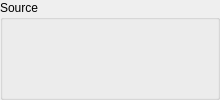
       <widget class="QGroupBox" name="Source_groupBox">
        <property name="sizePolicy">
         <sizepolicy hsizetype="Fixed" vsizetype="Fixed">
          <horstretch>0</horstretch>
          <verstretch>0</verstretch>
         </sizepolicy>
        </property>
        <property name="title">
         <string>Source</string>
        </property>
        <layout class="QHBoxLayout" name="horizontalLayout">
         <item>
          <spacer name="horizontalSpacer_5">
           <property name="orientation">
            <enum>Qt::Horizontal</enum>
           </property>
           <property name="sizeHint" stdset="0">
            <size>
             <width>21</width>
             <height>20</height>
            </size>
           </property>
          </spacer>
         </item>
         <item>
          <widget class="QPushButton" name="File_OpenSource_button">
           <property name="sizePolicy">
            <sizepolicy hsizetype="Fixed" vsizetype="Fixed">
             <horstretch>0</horstretch>
             <verstretch>0</verstretch>
            </sizepolicy>
           </property>
           <property name="minimumSize">
            <size>
             <width>32</width>
             <height>32</height>
            </size>
           </property>
           <property name="maximumSize">
            <size>
             <width>32</width>
             <height>32</height>
            </size>
           </property>
           <property name="toolTip">
            <string>Open</string>
           </property>
           <property name="toolTipDuration">
            <number>-1</number>
           </property>
           <property name="statusTip">
            <string>Open</string>
           </property>
           <property name="styleSheet">
            <string notr="true"/>
           </property>
           <property name="text">
            <string/>
           </property>
           <property name="icon">
            <iconset>
             <normaloff>Icons/folder_open_icon_135604.png</normaloff>Icons/folder_open_icon_135604.png</iconset>
           </property>
           <property name="iconSize">
            <size>
             <width>29</width>
             <height>29</height>
            </size>
           </property>
           <property name="autoDefault">
            <bool>false</bool>
           </property>
           <property name="flat">
            <bool>true</bool>
           </property>
          </widget>
         </item>
         <item>
          <spacer name="horizontalSpacer">
           <property name="orientation">
            <enum>Qt::Horizontal</enum>
           </property>
           <property name="sizeType">
            <enum>QSizePolicy::Expanding</enum>
           </property>
           <property name="sizeHint" stdset="0">
            <size>
             <width>21</width>
             <height>20</height>
            </size>
           </property>
          </spacer>
         </item>
         <item>
          <widget class="QPushButton" name="File_ExportAs_Source_button">
           <property name="enabled">
            <bool>false</bool>
           </property>
           <property name="sizePolicy">
            <sizepolicy hsizetype="Fixed" vsizetype="Fixed">
             <horstretch>0</horstretch>
             <verstretch>0</verstretch>
            </sizepolicy>
           </property>
           <property name="minimumSize">
            <size>
             <width>32</width>
             <height>32</height>
            </size>
           </property>
           <property name="maximumSize">
            <size>
             <width>32</width>
             <height>32</height>
            </size>
           </property>
           <property name="toolTip">
            <string>Export As</string>
           </property>
           <property name="statusTip">
            <string>Export As</string>
           </property>
           <property name="text">
            <string/>
           </property>
           <property name="icon">
            <iconset>
             <normaloff>Icons/png_3304.png</normaloff>Icons/png_3304.png</iconset>
           </property>
           <property name="iconSize">
            <size>
             <width>29</width>
             <height>29</height>
            </size>
           </property>
           <property name="flat">
            <bool>true</bool>
           </property>
          </widget>
         </item>
         <item>
          <spacer name="horizontalSpacer_2">
           <property name="orientation">
            <enum>Qt::Horizontal</enum>
           </property>
           <property name="sizeType">
            <enum>QSizePolicy::Expanding</enum>
           </property>
           <property name="sizeHint" stdset="0">
            <size>
             <width>21</width>
             <height>20</height>
            </size>
           </property>
          </spacer>
         </item>
         <item>
          <widget class="QPushButton" name="Edit_Clear_Source_button">
           <property name="enabled">
            <bool>false</bool>
           </property>
           <property name="sizePolicy">
            <sizepolicy hsizetype="Fixed" vsizetype="Fixed">
             <horstretch>0</horstretch>
             <verstretch>0</verstretch>
            </sizepolicy>
           </property>
           <property name="minimumSize">
            <size>
             <width>32</width>
             <height>32</height>
            </size>
           </property>
           <property name="maximumSize">
            <size>
             <width>32</width>
             <height>32</height>
            </size>
           </property>
           <property name="toolTip">
            <string>Clear</string>
           </property>
           <property name="statusTip">
            <string>Clear</string>
           </property>
           <property name="text">
            <string/>
           </property>
           <property name="icon">
            <iconset>
             <normaloff>Icons/seo-social-web-network-internet_324_icon-icons.com_61523.png</normaloff>Icons/seo-social-web-network-internet_324_icon-icons.com_61523.png</iconset>
           </property>
           <property name="iconSize">
            <size>
             <width>29</width>
             <height>29</height>
            </size>
           </property>
           <property name="flat">
            <bool>true</bool>
           </property>
          </widget>
         </item>
         <item>
          <spacer name="horizontalSpacer_9">
           <property name="orientation">
            <enum>Qt::Horizontal</enum>
           </property>
           <property name="sizeType">
            <enum>QSizePolicy::Expanding</enum>
           </property>
           <property name="sizeHint" stdset="0">
            <size>
             <width>21</width>
             <height>20</height>
            </size>
           </property>
          </spacer>
         </item>
        </layout>
       </widget>
